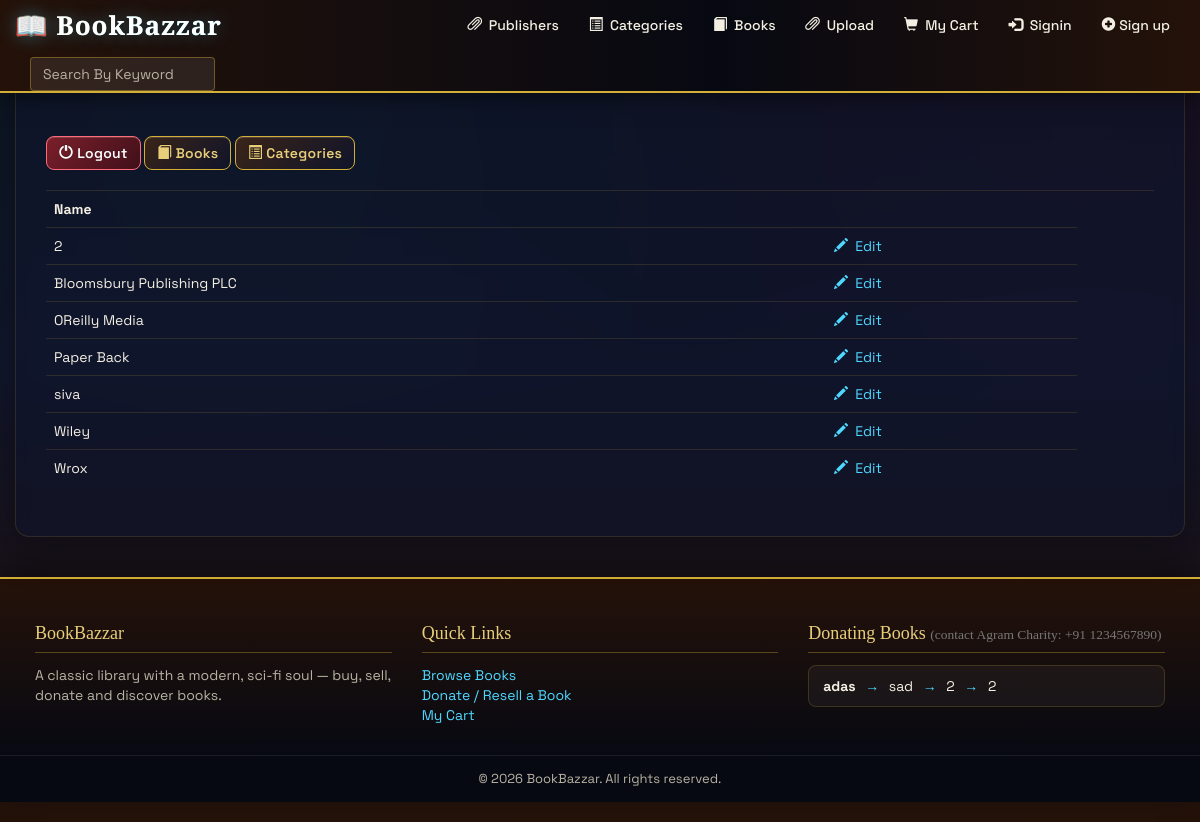
Screenshot of /admin_publishers.php (signed in) with the database file from the repository.
### tables this page shows
CREATE TABLE `publisher` (
  `publisherid` int(10) UNSIGNED NOT NULL,
  `publisher_name` varchar(60) NOT NULL
);

CREATE TABLE `books` (
  `book_isbn` varchar(20) NOT NULL,
  `type` text NOT NULL,
  `book_title` varchar(60) DEFAULT NULL,
  `book_author` varchar(60) DEFAULT NULL,
  `book_image` varchar(40) DEFAULT NULL,
  `book_descr` longtext DEFAULT NULL,
  `book_price` decimal(6,2) NOT NULL,
  `publisherid` int(10) UNSIGNED NOT NULL,
  `categoryid` int(10) DEFAULT NULL
);

### functions/database_functions.php (called while the page is built, shortened)
<?php
if (!function_exists("getPubName")){
	function getPubName($conn, $pubid){
		$query = "SELECT publisher_name FROM publisher WHERE publisherid = '$pubid'";
		$result = mysqli_query($conn, $query);
		$row = mysqli_fetch_assoc($result);
		return $row["publisher_name"];
	}
}
if (!function_exists("getCatName")){
	function getCatName($conn, $catid){
		$query = "SELECT category_name FROM category WHERE categoryid = '$catid'";
		$result = mysqli_query($conn, $query);
		$row = mysqli_fetch_assoc($result);
		return $row['category_name'];
	}
}
if (!function_exists("getAllPublishers")){
	function getAllPublishers($conn){
		$query = "SELECT * from publisher ORDER BY publisher_name ASC";
		$result = mysqli_query($conn, $query);
		return $result;
	}
}
?>

### admin_publishers.php (the view, shortened to what this page needs)
<?php
	require_once "./template/header.php";
	require_once "./functions/database_functions.php";
	$conn = db_connect();
	$result = getAllPublishers($conn);
?>
	<div>
	<a href="admin_signout.php" class="btn btn-danger"><span class="glyphicon glyphicon-off"></span>&nbsp;Logout</a>
	<a href="admin_book.php" class="btn btn-primary"><span class="glyphicon glyphicon-book"></span>&nbsp;Books</a>
	<a href="admin_categories.php" class="btn btn-primary"><span class="glyphicon glyphicon-list-alt"></span>&nbsp;Categories</a>
	</div>
	<table class="table" style="margin-top: 20px">
		<tr>
			<th>Name</th>
			<th>&nbsp;</th>
			<th>&nbsp;</th>
		</tr>
		<?php while($row = mysqli_fetch_assoc($result)){ ?>
		<tr>
			<td><?php echo $row['publisher_name']; ?></td>
			<?php
				if( isset($_SESSION['expert']) && $_SESSION['expert']==true){
					echo '<td><a href="admin_editpublishers.php?pubid=';
					echo $row['publisherid'];
					echo'"><span class="glyphicon glyphicon-pencil"></span>&nbsp;&nbsp;Edit</a></td>';
				}else if (isset($_SESSION['manager']) && $_SESSION['manager']==true){
					echo '<td><a href="admin_deletepublishers.php?pubid=';
					echo $row['publisherid'];
					echo '"><span class="glyphicon glyphicon-trash"></span>&nbsp;&nbsp;Delete</a></td>';
				}
			?>
		</tr>
		<?php } ?>
	</table>
<?php
	require_once "./template/footer.php";
?>

### template/footer.php (shortened to what this page needs)
<?php
require_once "./functions/database_functions.php";
$conn = db_connect();
$query = "SELECT book_title, book_author, publisherid, categoryid FROM books WHERE type = 'Donating'";
$result = mysqli_query($conn, $query);
$bookList = "";
if ($result) {
    while ($book = mysqli_fetch_assoc($result)) {
        $bookList .= '<div class="book-entry">';
        $bookList .= '<strong>' . htmlspecialchars($book['book_title']) . '</strong> <span>&rarr;</span> ';
        $bookList .= htmlspecialchars($book['book_author']) . ' <span>&rarr;</span> ';
        $bookList .= getPubName($conn, $book['publisherid']) . ' <span>&rarr;</span> ';
        $bookList .= getCatName($conn, $book['categoryid']);
        $bookList .= '</div>';
    }
}
?>
    </div>
    <footer class="site-footer">
        <div class="footer-inner">
            <div class="footer-col">
                <h4>BookBazzar</h4>
                <p>A classic library with a modern, sci-fi soul &mdash; buy, sell, donate and discover books.</p>
            </div>
            <div class="footer-col">
                <h4>Quick Links</h4>
                <ul style="list-style:none; padding:0;">
                    <li><a href="books.php">Browse Books</a></li>
                    <li><a href="donation.php">Donate / Resell a Book</a></li>
                    <li><a href="cart.php">My Cart</a></li>
                </ul>
            </div>
            <div class="footer-col">
                <h4>Donating Books <small>(contact Agram Charity: +91 1234567890)</small></h4>
                <div class="footer-book-list"><?php echo $bookList; ?></div>
            </div>
        </div>
        <div class="footer-bottom">&copy; <?php echo date("Y"); ?> BookBazzar. All rights reserved.</div>
    </footer>
  </body>
</html>

### rows the page displays
publisher: publisher_name "2"
publisher: publisher_name "Bloomsbury Publishing PLC"
publisher: publisher_name "OReilly Media"
publisher: publisher_name "Paper Back"
publisher: publisher_name "siva"
publisher: publisher_name "Wiley"
publisher: publisher_name "Wrox"
books: book_title "adas", book_author "sad", publisherid.publisher_name "2", value "2"
